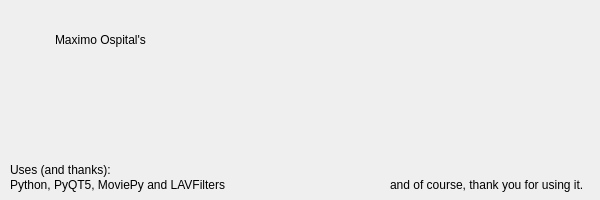
<?xml version="1.0" encoding="UTF-8"?>
<ui version="4.0">
 <class>About</class>
 <widget class="QDialog" name="About">
  <property name="geometry">
   <rect>
    <x>0</x>
    <y>0</y>
    <width>600</width>
    <height>200</height>
   </rect>
  </property>
  <property name="sizePolicy">
   <sizepolicy hsizetype="Fixed" vsizetype="Fixed">
    <horstretch>0</horstretch>
    <verstretch>0</verstretch>
   </sizepolicy>
  </property>
  <property name="minimumSize">
   <size>
    <width>600</width>
    <height>200</height>
   </size>
  </property>
  <property name="maximumSize">
   <size>
    <width>600</width>
    <height>200</height>
   </size>
  </property>
  <property name="windowTitle">
   <string>About</string>
  </property>
  <widget class="QLabel" name="label">
   <property name="geometry">
    <rect>
     <x>0</x>
     <y>0</y>
     <width>600</width>
     <height>200</height>
    </rect>
   </property>
   <property name="mouseTracking">
    <bool>false</bool>
   </property>
   <property name="layoutDirection">
    <enum>Qt::LeftToRight</enum>
   </property>
   <property name="text">
    <string/>
   </property>
   <property name="pixmap">
    <pixmap resource="lvj.qrc">:/images/logo.png</pixmap>
   </property>
   <property name="scaledContents">
    <bool>true</bool>
   </property>
   <property name="alignment">
    <set>Qt::AlignCenter</set>
   </property>
   <property name="wordWrap">
    <bool>false</bool>
   </property>
  </widget>
  <widget class="QLabel" name="label_3">
   <property name="geometry">
    <rect>
     <x>55</x>
     <y>30</y>
     <width>121</width>
     <height>20</height>
    </rect>
   </property>
   <property name="text">
    <string>Maximo Ospital's</string>
   </property>
  </widget>
  <widget class="QLabel" name="label_4">
   <property name="geometry">
    <rect>
     <x>10</x>
     <y>160</y>
     <width>191</width>
     <height>20</height>
    </rect>
   </property>
   <property name="text">
    <string>Uses (and thanks):</string>
   </property>
  </widget>
  <widget class="QLabel" name="label_5">
   <property name="geometry">
    <rect>
     <x>10</x>
     <y>175</y>
     <width>231</width>
     <height>20</height>
    </rect>
   </property>
   <property name="text">
    <string>Python, PyQT5, MoviePy and LAVFilters</string>
   </property>
  </widget>
  <widget class="QLabel" name="label_6">
   <property name="geometry">
    <rect>
     <x>390</x>
     <y>175</y>
     <width>201</width>
     <height>20</height>
    </rect>
   </property>
   <property name="text">
    <string>and of course, thank you for using it.</string>
   </property>
  </widget>
 </widget>
 <resources>
  <include location="lvj.qrc"/>
 </resources>
 <connections/>
</ui>
